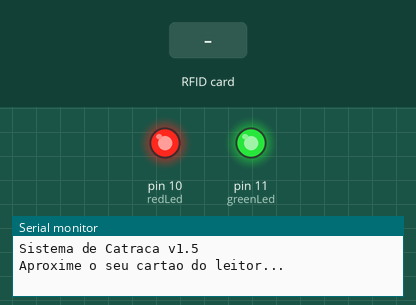
The sketch below on a simulated Arduino Mega 2560, built with avr-gcc and run on an emulated ATmega2560. Parts: output pins drawn as LEDs (lit = HIGH), the last lines printed to the serial monitor. The inputs (shaded band) are chosen by the test bench. Pins used as bus, display or sensor lines are not drawn.

Above: at 1.2 s.
1.3 s: RFID card 2D C3 76 89 held to the reader
At 1.45 s:
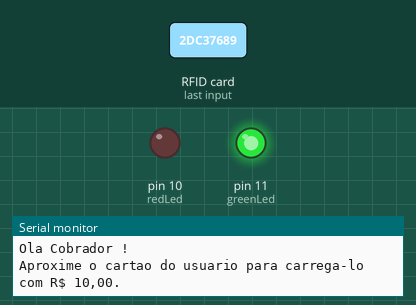
At 2.45 s:
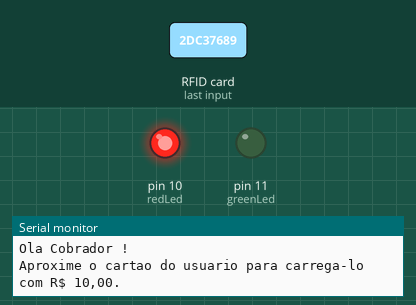
Timing chart, 0 to 7.6 s (numbered marks = the images above; inputs shaded):
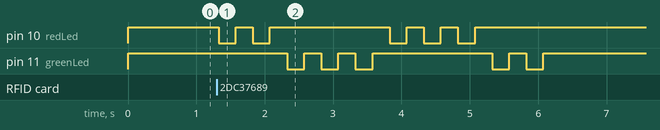

Measured:
- after the input at 1.3 s, pin 10 (redLed): HIGH → LOW at once, → HIGH 0.25 s later, → LOW 0.25 s later, → HIGH 0.25 s later, … (10 changes in this stretch); pin 11 (greenLed): HIGH → LOW after 1.0 s, → HIGH 0.25 s later, → LOW 0.25 s later, → HIGH 0.25 s later, … (10 changes in this stretch)

The sketch:

catraca_simplificada.ino
```cpp
#include <SPI.h>
#include <MFRC522.h>
#include <LiquidCrystal.h>

#define SS_PIN  53
#define RST_PIN 5                               // Pino de Reset do MRF

MFRC522 mfrc522(SS_PIN, RST_PIN);               // Create MFRC522 instance.

#define COMMON_ANODE

#ifdef  COMMON_ANODE
#define LED_ON LOW
#define LED_OFF HIGH
#else
#define LED_ON HIGH
#define LED_OFF LOW
#endif

constexpr uint8_t redLed     = 10;   // Set Led Pins
constexpr uint8_t greenLed   = 11;

const String Versao          = "v1.5";          // Versão do Firmware

const String UidCartaoMestre = "2D C3 76 89";   // UID do Cartao Mestre

const String UidUsuario1     = "EA 30 B2 73";   // UID do Usuario 1
const String UidUsuario2     = "F5 94 BF 65";   // UID do Usuario 2

bool modoRecarga             = false;

MFRC522::MIFARE_Key key;                        // Chave de autenticação MIFARE
MFRC522::StatusCode status;                     // Status

const byte sector         = 1;                  // Setor de leitura/escrita do saldo dos cartões
const byte blockAddr      = 4;                  // Endereço do bloco de leitura/escrita do saldo
const byte trailerBlock   = 7;                  // Endereço do último bloco do setor 1, chamado de trailer

byte dataBlock[16];                             // Vetor de dados a ser lidos/escritos no bloco de memória do cartão PICC

byte buffer[18];
byte size = sizeof(buffer);

void setup()
{
  pinMode(redLed  , OUTPUT);
  pinMode(greenLed, OUTPUT);

  digitalWrite(redLed  , LED_OFF);              // Make sure led is off
  digitalWrite(greenLed, LED_OFF);              // Make sure led is off

  Serial.begin(9600);                           // Inicia a serial
  SPI.begin();                                  // Inicia SPI bus
  mfrc522.PCD_Init();                           // Inicia MFRC522
  Serial.print("Sistema de Catraca ");
  Serial.print(Versao);
  Serial.println("\n");
  Serial.println("Aproxime o seu cartao do leitor...");
  Serial.println();

  //Descontmentar para setar o ganho máximo na antena
  //mfrc522.PCD_SetAntennaGain(mfrc522.RxGain_max);

  // Prepare the key (used both as key A and as key B)
  // using FFFFFFFFFFFFh which is the default at chip delivery from the factory
  for (byte i = 0; i < 6; i++) {
    key.keyByte[i] = 0xFF;
  }

  for (byte i = 0; i < 16; i++) {
    dataBlock[i] = 0x00;
  }
}

void loop()
{
  // Look for new cards
  if ( ! mfrc522.PICC_IsNewCardPresent())
  {
    return;
  }
  // Select one of the cards
  if ( ! mfrc522.PICC_ReadCardSerial())
  {
    return;
  }

  // Authenticate using key A
  status = (MFRC522::StatusCode) mfrc522.PCD_Authenticate(MFRC522::PICC_CMD_MF_AUTH_KEY_A, trailerBlock, &key, &(mfrc522.uid));
  if (status != MFRC522::STATUS_OK) {
    Serial.print(F("PCD_Authenticate() failed: "));
    Serial.println(mfrc522.GetStatusCodeName(status));
    Serial.println("\nFalha na autenticação. Repita o procedimento\n");
    return;
  }

  /*//Descomentar aqui para zerar o saldo dos cartoes
  dataBlock[0] = 10;
  status = (MFRC522::StatusCode) mfrc522.MIFARE_Write(blockAddr, dataBlock, 16);
  if (status != MFRC522::STATUS_OK) {
    Serial.print(F("MIFARE_Write() failed: "));
    Serial.println(mfrc522.GetStatusCodeName(status));
    Serial.println("\nFalha na escrita do novo saldo. Repita o procedimento\n");
  } else {
    modoRecarga   = false;
    printaSaldo("Saldo atualizado: R$ ");

    cycleLed(5, 500, greenLed);
  }*/

  // Read data from the block
  status = (MFRC522::StatusCode) mfrc522.MIFARE_Read(blockAddr, buffer, &size);
  if (status != MFRC522::STATUS_OK) {
    Serial.print(F("MIFARE_Read() failed: "));
    Serial.println(mfrc522.GetStatusCodeName(status));
    Serial.println("\nFalha na leitura do saldo. Repita o procedimento\n");
    return;
  }

  //Atualiza o valor do bloco de dados na memória do Arduino
  dataBlock[0] = buffer[0];
  dataBlock[1] = buffer[1];

  String conteudo = "";
  byte letra;
  for (byte i = 0; i < mfrc522.uid.size; i++)
  {
    conteudo.concat(String(mfrc522.uid.uidByte[i] < 0x10 ? " 0" : " "));
    conteudo.concat(String(mfrc522.uid.uidByte[i], HEX));
  }
  conteudo.toUpperCase();

  if (conteudo.substring(1) == UidCartaoMestre) //Cartão mestre - Cobrador
  {
    Serial.println("Ola Cobrador !");
    Serial.println();
    Serial.println("Aproxime o cartao do usuario para carrega-lo com R$ 10,00.");
    Serial.println();
    modoRecarga = true;

    cycleLed(2, 500, redLed);
    cycleLed(3, 500, greenLed);
    cycleLed(3, 500, redLed);
    cycleLed(2, 500, greenLed);

  } else if (!modoRecarga)                                       // Modo normal
  {
    printaSaldo("Ola usuario, seu saldo é: R$ ");

    bool saldoSuficiente = cobraPassagem();

    if (saldoSuficiente) {
      // Write data to the block
      status = (MFRC522::StatusCode) mfrc522.MIFARE_Write(blockAddr, dataBlock, 16);
      if (status != MFRC522::STATUS_OK) {
        Serial.print(F("MIFARE_Write() failed: "));
        Serial.println(mfrc522.GetStatusCodeName(status));
        Serial.println("\nFalha na escrita do novo saldo. Repita o procedimento\n");
      }

      Serial.println("Acesso liberado!\n");
      printaSaldo("Seu saldo agora é: R$ ");

      granted();                                                  // Acende o LED verde por 2 segundos
    } else {
      Serial.println("Saldo insuficiente.\n");
      cycleLed(7, 500, redLed);                                   // Acende o LED vermelho por 2 segundos
    }
  } else if (modoRecarga)                                         // Modo Recarga
  {
    cycleLed(5, 500, redLed);

    printaSaldo("Ola usuario, seu saldo é: R$ ");

    dataBlock[0] = dataBlock[0] + 10;

    // Write data to the block
    status = (MFRC522::StatusCode) mfrc522.MIFARE_Write(blockAddr, dataBlock, 16);
    if (status != MFRC522::STATUS_OK) {
      Serial.print(F("MIFARE_Write() failed: "));
      Serial.println(mfrc522.GetStatusCodeName(status));
      Serial.println("\nFalha na escrita do novo saldo. Repita o procedimento\n");
    } else {
      modoRecarga   = false;
      printaSaldo("Saldo atualizado: R$ ");

      cycleLed(5, 500, greenLed);
    }
  }

  delay(3000);

  // Halt PICC
  mfrc522.PICC_HaltA();

  // Stop encryption on PCD
  mfrc522.PCD_StopCrypto1();
}

void printaSaldo(String mensagem) {
  Serial.print(mensagem);
  Serial.print(dataBlock[0]); Serial.print(".");
  if (dataBlock[1] < 10) {
    Serial.print(0);
  }
  Serial.print(dataBlock[1]);
  Serial.println("\n");
  return;
}

bool cobraPassagem() {
  if (dataBlock[0] < 4) {                                                             // Menos do que 4 reais de saldo
    return false;
  }
  else if (dataBlock[0] > 4) {                                                        // Mais do que 4 reais de saldo
    if (dataBlock[1] >= 5) {
      dataBlock[0] = dataBlock[0] - 4;
      dataBlock[1] = dataBlock[1] - 5;
      return true;
    } else {
      dataBlock[0] = dataBlock[0] - 5;
      dataBlock[1] = dataBlock[1] + 95;
      return true;
    }
  }
  else {                                                                              // Exatamente 4 reais de saldo
    if (dataBlock[1] < 5) {
      return false;
    } else {
      dataBlock[0] = dataBlock[0] - 4;
      dataBlock[1] = dataBlock[1] - 5;
      return true;
    }
  }
}

/**
   Helper routine to dump a byte array as hex values to Serial.
*/
void dump_byte_array(byte *buffer, byte bufferSize) {
  for (byte i = 0; i < bufferSize; i++) {
    Serial.print(buffer[i] < 0x10 ? " 0" : " ");
    Serial.print(buffer[i], HEX);
  }
}

/////////////////////////////////////////  Access Granted    ///////////////////////////////////
void granted () {
  digitalWrite(redLed, LED_OFF);                             // Turn off red LED
  digitalWrite(greenLed, LED_ON);                            // Turn on green LED
  delay(2000);                                               // Hold green LED on for a second
  digitalWrite(greenLed, LED_OFF);
}

///////////////////////////////////////// Access Denied  ///////////////////////////////////
void denied() {
  digitalWrite(greenLed, LED_OFF);  // Make sure green LED is off
  digitalWrite(redLed  , LED_ON);   // Turn on red LED
  delay(2000);
  digitalWrite(redLed  , LED_OFF);
}

void cycleLed(int n_cycles, int time_ms, uint8_t LED) {
  for (int i = 0; i < n_cycles; i++) {
    digitalWrite(LED, LED_ON);                                    // Turn on LED
    delay(time_ms / 2);                                           // Hold LED on
    digitalWrite(LED, LED_OFF);                                   // Turn off green LED
    delay(time_ms / 2);                                           // Hold LED off
  }
}
```
